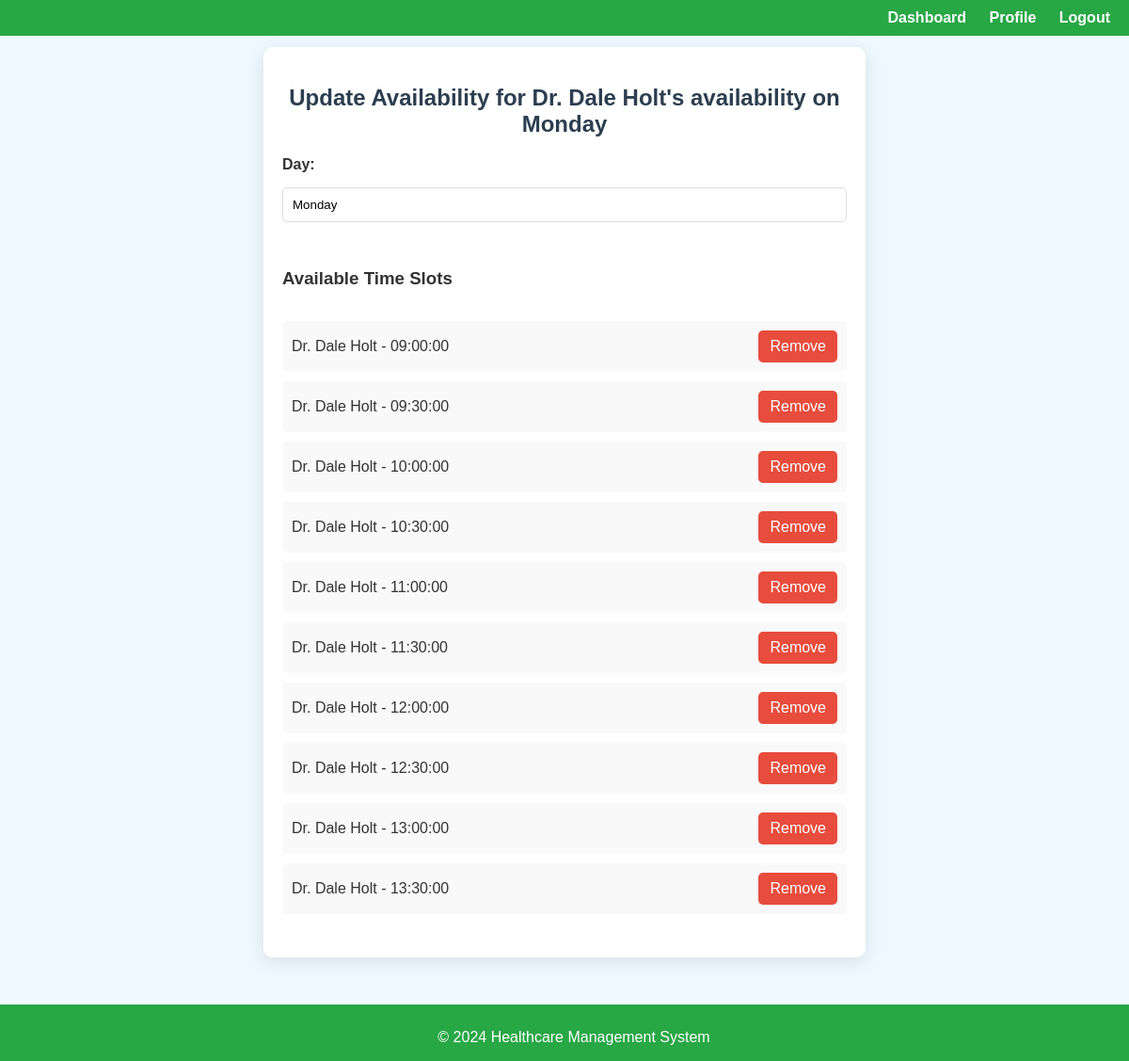
/appointment/availability/update/14/ (signed in), run on the app's committed database.
### appointment/models.py (models this page shows)
class AvailableDay(models.Model):
    doctor = models.ForeignKey(Doctor, on_delete=models.CASCADE)
    day = models.CharField(max_length=9)
    def __str__(self):
        return f"{self.doctor}'s availability on {self.day}"

class TimeSlot(models.Model):
    doctor = models.ForeignKey(Doctor, on_delete=models.CASCADE)
    day = models.ForeignKey(AvailableDay, on_delete=models.CASCADE)
    time = models.TimeField()
    def __str__(self):
        return f"{self.doctor} - {self.time}"

### user/models.py (models this page shows, shortened)
class User(AbstractUser):
    CNIC_no = models.CharField(max_length=15, unique=True)
    contact_number = models.CharField(max_length=15)
    address = models.CharField(max_length=255)
    gender = models.CharField(max_length=10, choices=[('M', 'Male'), ('F', 'Female')])
    profile_pic = models.ImageField(upload_to='images/profile_pics/', blank=True, null=True)

### appointment/views.py (the view)
# urls.py: path('availability/update/<int:pk>/', UpdateAvailabilityView.as_view(), name='update_availability'),
class UpdateAvailabilityView(UpdateView):
    model = AvailableDay
    form_class = UpdateAvailabilityForm
    template_name = 'appointment/update_availability.html'
    success_url = reverse_lazy('view_timetable')
    def get_queryset(self):
        return AvailableDay.objects.filter(doctor=self.request.user.doctor)
    def get_context_data(self, **kwargs):
        context = super().get_context_data(**kwargs)
        context['day'] = self.get_object()
        context['time_slots'] = TimeSlot.objects.filter(day=context['day']).exclude(
            doctor=self.request.user.doctor,
            appointment__time_slot__day=context['day']
        ).distinct()
        return context

### appointment/forms.py
class UpdateAvailabilityForm(forms.ModelForm):
    class Meta:
        model = TimeSlot
        fields = ['time']  # Just showing time for update
    def __init__(self, *args, **kwargs):
        super().__init__(*args, **kwargs)
        self.fields['time'].widget.attrs.update({'class': 'form-control'})

### user/models.py (called while the page is built)
    def __str__(self):
        return f"Dr. {self.first_name} {self.last_name}"

### appointment/templates/appointment/update_availability.html (shortened to what this page needs)
{% extends 'user/base.html' %}
{% block content %}
<div class="update-availability-container">
    <form method="POST">
        <h2>Update Availability for {{ day }}</h2>
        <div class="form-group">
            <label for="day">Day:</label>
            <input type="text" value="{{ day.day }}" readonly class="form-control">
        </div>
        <h3>Available Time Slots</h3>
        <ul class="time-slot-list">
            {% for time_slot in time_slots %}
                <li class="time-slot-item">
                    {{ time_slot }}
                    <a href="{% url 'remove_time_slot' time_slot.id %}" class="btn btn-remove">Remove</a>
                </li>
            {% empty %}
                <li>No time slots available.</li>
            {% endfor %}
        </ul>
    </form>
</div>
{% endblock %}

### user/static/css/style2.css (style rules this page uses)
body { font-family: 'Arial', sans-serif; background-color: #f0f8ff; color: #333; padding-bottom: 60px; margin: 0; min-height: 80vh; box-sizing: border-box; }
form { display: flex; flex-direction: column; }
form input, form select { padding: 10px; margin: 10px 0; border: 1px solid #ccc; border-radius: 5px; }
h2 { color: #28a745; text-align: center; }

### appointment/templates/appointment/update_availability.html (style rules this page uses)
.update-availability-container { max-width: 600px; margin: 50px auto; padding: 20px; background-color: #ffffff; border-radius: 10px; box-shadow: 0 4px 20px rgba(0, 0, 0, 0.1); }
h2 { text-align: center; color: #2c3e50; margin-bottom: 20px; }
.form-group { margin-bottom: 20px; }
label { display: block; margin-bottom: 5px; font-weight: bold; }
input[type="text"], input[type="time"] { width: 100%; padding: 10px; border: 1px solid #ddd; border-radius: 5px; box-sizing: border-box; }
.time-slot-list { list-style-type: none; padding: 0; }
.time-slot-item { background: #f9f9f9; padding: 10px; margin-bottom: 10px; border-radius: 5px; display: flex; justify-content: space-between; align-items: center; }
.btn { text-decoration: none; color: white; background-color: #3498db; padding: 8px 12px; border-radius: 5px; transition: background-color 0.3s; }
.btn-remove { background-color: #e74c3c; }

### data on the page
AvailableDay: doctor+day "Dr. Dale Holt's availability on Monday", day "Monday"
TimeSlot: doctor+time "Dr. Dale Holt - 09:00:00"
TimeSlot: doctor+time "Dr. Dale Holt - 09:30:00"
TimeSlot: doctor+time "Dr. Dale Holt - 10:00:00"
TimeSlot: doctor+time "Dr. Dale Holt - 10:30:00"
TimeSlot: doctor+time "Dr. Dale Holt - 11:00:00"
TimeSlot: doctor+time "Dr. Dale Holt - 11:30:00"
TimeSlot: doctor+time "Dr. Dale Holt - 12:00:00"
TimeSlot: doctor+time "Dr. Dale Holt - 12:30:00"
TimeSlot: doctor+time "Dr. Dale Holt - 13:00:00"
TimeSlot: doctor+time "Dr. Dale Holt - 13:30:00"
